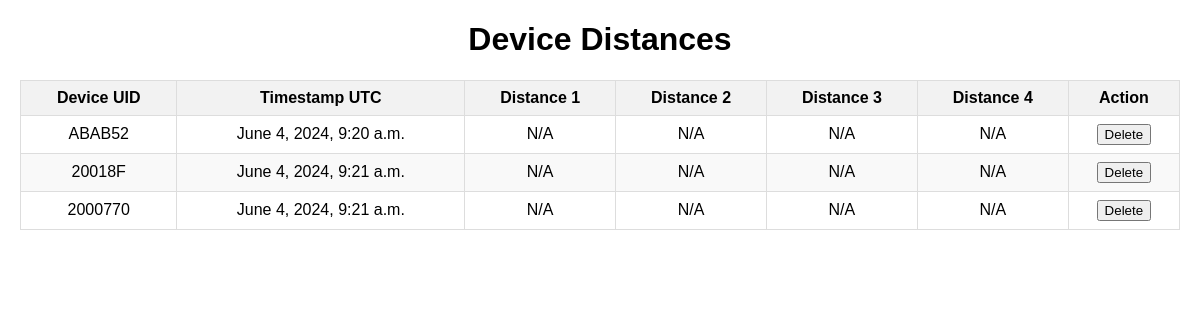
/, run on an earlier commit of the app's database.
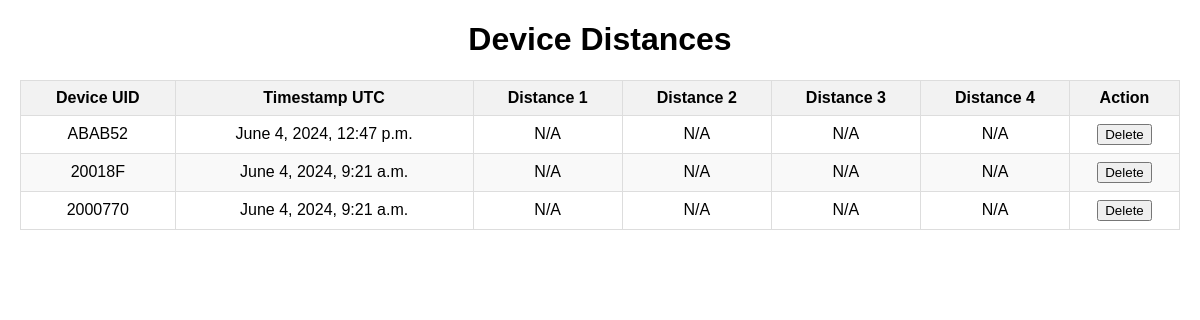
And on a later commit of the database.
### ice/models.py (models this page shows)
class Read(models.Model):
    transmitter = models.ForeignKey(Transmitter, related_name='reads', on_delete=models.CASCADE)
    timeStampUTC = models.DateTimeField(auto_now_add=True)
    deviceUID = models.CharField(max_length=20)
    manufacturerName = models.CharField(max_length=100)
    distance1 = models.IntegerField(null=True, blank=True)
    distance2 = models.IntegerField(null=True, blank=True)
    distance3 = models.IntegerField(null=True, blank=True)
    distance4 = models.IntegerField(null=True, blank=True)
    count = models.IntegerField(null=True, blank=True)

### ice/views.py (the view)
# urls.py: path('', views.transmitter_list),
def transmitter_list(request):
    reads = Read.objects.all()
    device_data = {}
    for read in reads:
        if read.deviceUID not in device_data:
            device_data[read.deviceUID] = {
                'deviceUID': read.deviceUID,
                'distance1': None,
                'distance2': None,
                'distance3': None,
                'distance4': None,
                'timeStampUTC': read.timeStampUTC
            }
        if read.transmitter.transmitterSerialNumber == '1000CB':
            device_data[read.deviceUID]['distance1'] = read.distance1 if read.distance1 is not None else device_data[read.deviceUID]['distance1']
        elif read.transmitter.transmitterSerialNumber == '1000DF':
            device_data[read.deviceUID]['distance2'] = read.distance2 if read.distance2 is not None else device_data[read.deviceUID]['distance2']
        elif read.transmitter.transmitterSerialNumber == '10012B':
            device_data[read.deviceUID]['distance3'] = read.distance3 if read.distance3 is not None else device_data[read.deviceUID]['distance3']
        elif read.transmitter.transmitterSerialNumber == '1000ED':
            device_data[read.deviceUID]['distance4'] = read.distance4 if read.distance4 is not None else device_data[read.deviceUID]['distance4']
        if read.timeStampUTC > device_data[read.deviceUID]['timeStampUTC']:
            device_data[read.deviceUID]['timeStampUTC'] = read.timeStampUTC
    aggregated_reads = list(device_data.values())
    return render(request, 'ViewPage.html', {'aggregated_reads': aggregated_reads})

### templates/ViewPage.html (shortened to what this page needs)
<!DOCTYPE html>
<html>
<head>
</head>
<body>
    <h1>Device Distances</h1>
    <table>
        <thead>
            <tr>
                <th>Device UID</th>
                <th>Timestamp UTC</th>
                <th>Distance 1</th>
                <th>Distance 2</th>
                <th>Distance 3</th>
                <th>Distance 4</th>
                <th>Action</th>
            </tr>
        </thead>
        <tbody>
            {% for read in aggregated_reads %}
            <tr>
                <td>{{ read.deviceUID }}</td>
                <td>{{ read.timeStampUTC }}</td>
                <td>{{ read.distance1|default:"N/A" }}</td>
                <td>{{ read.distance2|default:"N/A" }}</td>
                <td>{{ read.distance3|default:"N/A" }}</td>
                <td>{{ read.distance4|default:"N/A" }}</td>
                <td>
                    <form action="{% url 'delete_read' read.deviceUID %}" method="POST">
                        <button type="submit">Delete</button>
                    </form>
                </td>
            </tr>
            {% endfor %}
        </tbody>
    </table>
</body>
</html>

What changed in the data, as far as the page shows it:
no longer on this page (row unchanged): Read: timeStampUTC "June 4, 2024, 9:20 a.m."
added Read: timeStampUTC "June 4, 2024, 12:47 p.m."
Also different on the page:
new list line: "ABAB52"
new list line: "N/A N/A N/A N/A Delete"
list line gone: "ABAB52"
list line gone: "N/A N/A N/A N/A Delete"
